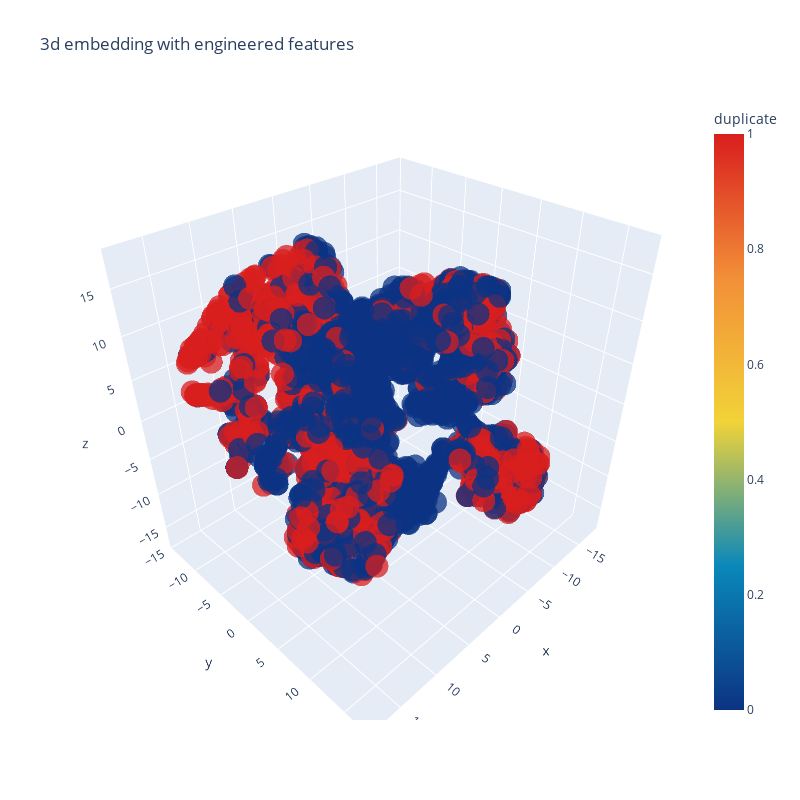

Source (notebook cell):
### Code cell
import plotly.graph_objs as go
import plotly.tools as tls
import plotly.offline as py
py.init_notebook_mode(connected=True)

trace1 = go.Scatter3d(
    x=tsne3d[:,0],
    y=tsne3d[:,1],
    z=tsne3d[:,2],
    mode='markers',
    marker=dict(
        sizemode='diameter',
        color = y,
        colorscale = 'Portland',
        colorbar = dict(title = 'duplicate'),
        line=dict(color='rgb(255, 255, 255)'),
        opacity=0.75
    )
)

data=[trace1]
layout=dict(height=800, width=800, title='3d embedding with engineered features')
fig=dict(data=data, layout=layout)
py.iplot(fig, filename='3DBubble')

### Figure 1 — Plotly figure (JSON) as saved in the notebook; plotly's stock layout.template omitted (floating-point values rounded to 4 significant figures; data arrays with more than 128 entries replaced by an {"elided": "..."} marker saying what was removed)
{"data": [{"marker": {"color": {"elided": "3000 int values"}, "colorbar": {"title": {"text": "duplicate"}}, "colorscale": [[0, "rgb(12,51,131)"], [0.25, "rgb(10,136,186)"], [0.5, "rgb(242,211,56)"], [0.75, "rgb(242,143,56)"], [1, "rgb(217,30,30)"]], "line": {"color": "rgb(255, 255, 255)"}, "opacity": 0.75, "sizemode": "diameter"}, "mode": "markers", "type": "scatter3d", "x": {"elided": "3000 float values"}, "y": {"elided": "3000 float values"}, "z": {"elided": "3000 float values"}}], "layout": {"height": 800, "title": {"text": "3d embedding with engineered features"}, "width": 800}}
